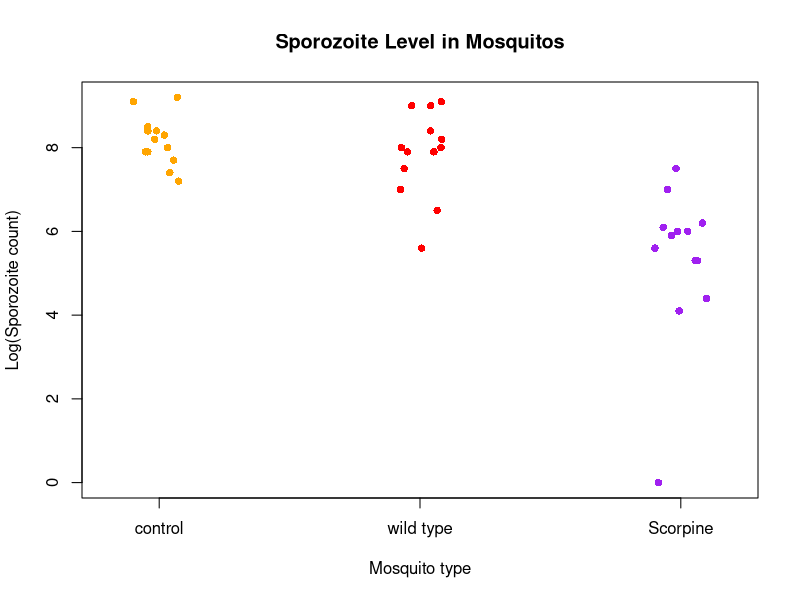

Source code (R):
malariadata<-read.csv("MalariaData.csv")
malariadata$category<-factor(malariadata$category, levels=c("control","wild type","Scorpine"))
meanshift<-tapply(malariadata$sporozoites,malariadata$category,mean)
sdshift<-tapply(malariadata$sporozoites,malariadata$category,sd)
number<-tapply(malariadata$sporozoites,malariadata$category,length)

malariaanova<-lm(sporozoites ~ category,data= malariadata)
testResult <- anova(malariaanova)

#Save results of ANOVA into a text file
cat("Comparison of mean values between mosquito groups", file = "results.txt")
cat("\n",file = "results.txt", append = TRUE)
capture.output(testResult, file = "results.txt", append = TRUE)
cat("\nThe null hypothesis can be rejected. There is a significant difference between the mean values of the three groups",file = "results.txt", append = TRUE)
#Create/Save Strip Chart
pdf("FinalProjectDataPlot.pdf")
stripchart(main = "Sporozoite Level in Mosquitos",ylab = "Log(Sporozoite count)", xlab= "Mosquito type", sporozoites ~ category, data = malariadata,
           method = "jitter",col=c("orange","red","purple"), pch=16, vertical = TRUE)
dev.off()
